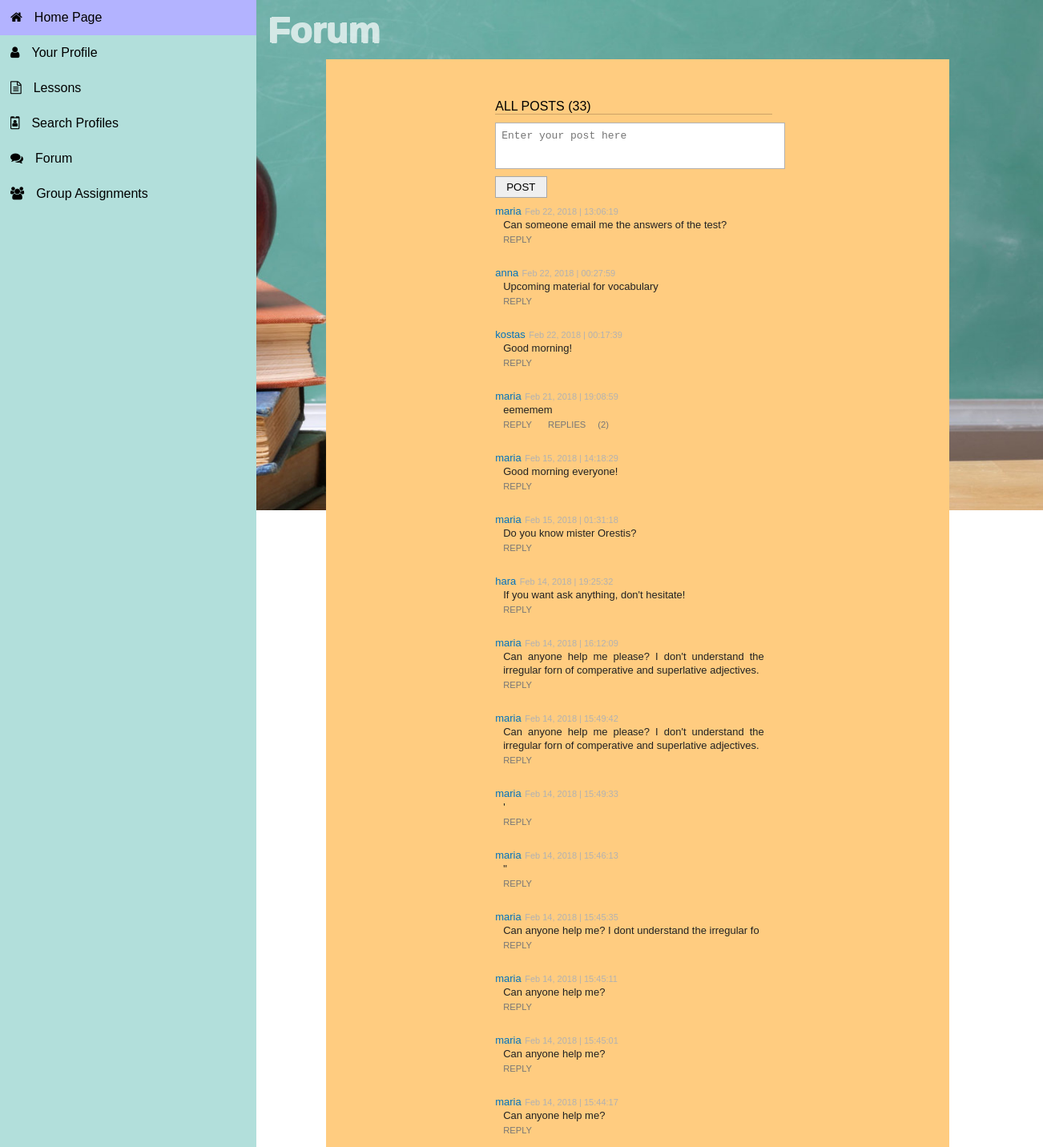
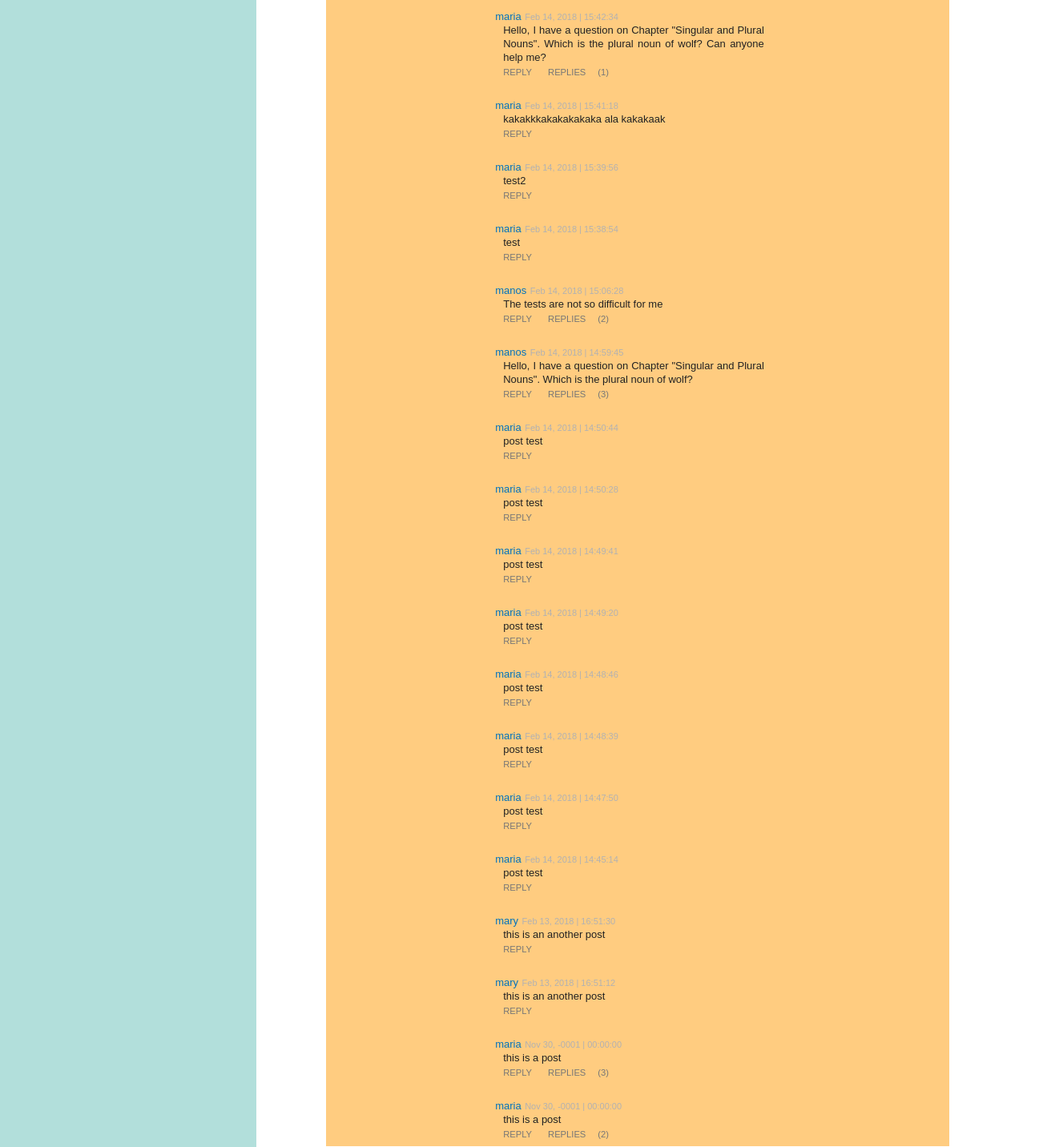
The page /VolumeOne/wall.php on the database its author committed (2 pictures, top to bottom).
### tables this page shows
CREATE TABLE `parent_comment` (
  `id` int(11) NOT NULL,
  `username` varchar(64) NOT NULL,
  `text` text NOT NULL,
  `date` datetime NOT NULL,
  `code` varchar(10) NOT NULL
);

### VolumeOne/server.php (the view, shortened to what this page needs)
<?php
	$db = mysqli_connect('localhost', 'root', '', 'registrationdb');
	function get_total() {
		global $db;
		$sql = "SELECT * FROM parent_comment ORDER BY date DESC";
		$result = mysqli_query($db, $sql);
		$resultCheck = mysqli_num_rows($result);
		echo '<h1 class="all-posts">All Posts ('.$resultCheck.')</h1>';
	}
	function get_comments() {
		global $db;
		$sql = "SELECT * FROM parent_comment ORDER BY date DESC";
		$result = mysqli_query($db, $sql);
		foreach ($result as $item) {
			$date = new dateTime($item['date']);
			$date = date_format($date, 'M j, Y | H:i:s');
			$user = $item['username'];
			$comment = $item['text'];
			$par_code = $item['code'];
			echo '<div class="comment" id="'.$par_code.'" >'
				  .'<p class="user">'.$user.'</p>&nbsp;'
				  .'<p class="time">'.$date.'</p>'
				  .'<p class="comment-text">'.$comment.'</p>'
				  .'<a class="link-reply" id="reply" name="'.$par_code.'" >Reply</a>';
			$chi_sql = "SELECT * FROM child_comment WHERE par_code='$par_code' ORDER BY date DESC";
			$chi_result = mysqli_query($db, $chi_sql);
			$resultCheck = mysqli_num_rows($chi_result);
			if ($resultCheck == 0) {
			} else {
				echo '<a class="link-reply" id="child_comment" name="'.$par_code.'"><span id="tog_text">replies</span>('.$resultCheck.')</a>'
					 .'<div class="child-comments" id="C-'.$par_code.'">';
				echo '</div>';
			}
			echo '</div>';
		}
	}
?>

### VolumeOne/pro.css (style rules this page uses)
* { margin:0px; padding:0px; }
html, body { background-color:; height: 100%; }
.comment { width:45%; height:auto; padding:7px 23px; margin:0px auto; margin-bottom:10px; text-align:justify; }
.user, .time { display:inline-block; }
.user { font-size:13px; color:#0072bc; text-decoration: none; word-break: break-all; line-height:17px; }
.time { font-size:11px; color:#b2b1b1; transition:ease 0.2s all; }
.comment-text { font-size:13px; line-height:17px; color:#222; margin:0px 10px; }
.link-reply { font-size:11.2px; text-transform: uppercase; text-decoration: none; color:#222; cursor:pointer; transition:ease 0.3s all; }
.link-reply { color:#767676; margin-left:0px; cursor:pointer; padding: 10px; }
.all-posts { width:45%; height:auto; margin:0px auto; font-size:16px; font-weight:300; text-transform: uppercase; border-bottom:1px solid rgba(1,1,1,0.2); }

### VolumeOne/menu_version2.php (style rules this page uses)
body { font-family: Arial, Helvetica, sans-serif; padding: 0; margin: 0; }
span { margin-right: 15px; }

### VolumeOne/wall.php (style rules this page uses)
body { height: 100%; background-image: url("../../VolumeOne/images/education.jpg"); background-repeat: no-repeat; background-attachment: fixed; background-size: 1366px 637px; }

### rows shown on the page
parent_comment: username "maria", date "Feb 22, 2018 | 13:06:19", text "Can someone email me the answers of the test?"
parent_comment: username "anna", date "Feb 22, 2018 | 00:27:59", text "Upcoming material for vocabulary"
parent_comment: username "kostas", date "Feb 22, 2018 | 00:17:39", text "Good morning!"
parent_comment: username "maria", date "Feb 21, 2018 | 19:08:59", text "eememem", resultCheck "2"
parent_comment: username "maria", date "Feb 15, 2018 | 14:18:29", text "Good morning everyone!"
parent_comment: username "maria", date "Feb 15, 2018 | 01:31:18", text "Do you know mister Orestis?"
parent_comment: username "hara", date "Feb 14, 2018 | 19:25:32", text "If you want ask anything, don't hesitate!"
parent_comment: username "maria", date "Feb 14, 2018 | 16:12:09", text "Can anyone help me please? I don't understand the irregular forn of comperative and superlative adjectives."
parent_comment: username "maria", date "Feb 14, 2018 | 15:49:42", text "Can anyone help me please? I don't understand the irregular forn of comperative and superlative adjectives."
parent_comment: username "maria", date "Feb 14, 2018 | 15:49:33", text "'"
parent_comment: username "maria", date "Feb 14, 2018 | 15:46:13", text "\""
parent_comment: username "maria", date "Feb 14, 2018 | 15:45:35", text "Can anyone help me? I dont understand the irregular fo"
parent_comment: username "maria", date "Feb 14, 2018 | 15:45:11", text "Can anyone help me?"
parent_comment: username "maria", date "Feb 14, 2018 | 15:45:01", text "Can anyone help me?"
parent_comment: username "maria", date "Feb 14, 2018 | 15:44:17", text "Can anyone help me?"
parent_comment: username "maria", date "Feb 14, 2018 | 15:42:34", text "Hello, I have a question on Chapter \"Singular and Plural Nouns\". Which is the plural noun of wolf? Can anyone help me?", resultCheck "1"
parent_comment: username "maria", date "Feb 14, 2018 | 15:41:18", text "kakakkkakakakakaka ala kakakaak"
parent_comment: username "maria", date "Feb 14, 2018 | 15:39:56", text "test2"
parent_comment: username "maria", date "Feb 14, 2018 | 15:38:54", text "test"
parent_comment: username "manos", date "Feb 14, 2018 | 15:06:28", text "The tests are not so difficult for me", resultCheck "2"
parent_comment: username "manos", date "Feb 14, 2018 | 14:59:45", text "Hello, I have a question on Chapter \"Singular and Plural Nouns\". Which is the plural noun of wolf?", resultCheck "3"
parent_comment: username "maria", date "Feb 14, 2018 | 14:50:44", text "post test"
parent_comment: username "maria", date "Feb 14, 2018 | 14:50:28", text "post test"
parent_comment: username "maria", date "Feb 14, 2018 | 14:49:41", text "post test"
parent_comment: username "maria", date "Feb 14, 2018 | 14:49:20", text "post test"
parent_comment: username "maria", date "Feb 14, 2018 | 14:48:46", text "post test"
parent_comment: username "maria", date "Feb 14, 2018 | 14:48:39", text "post test"
parent_comment: username "maria", date "Feb 14, 2018 | 14:47:50", text "post test"
parent_comment: username "maria", date "Feb 14, 2018 | 14:45:14", text "post test"
parent_comment: username "mary", date "Feb 13, 2018 | 16:51:30", text "this is an another post"
parent_comment: username "mary", date "Feb 13, 2018 | 16:51:12", text "this is an another post"
parent_comment: username "maria", date "Nov 30, -0001 | 00:00:00", text "this is a post", resultCheck "3"
parent_comment: username "maria", date "Nov 30, -0001 | 00:00:00", text "this is a post", resultCheck "2"

### other values the page prints
$resultCheck "33"
